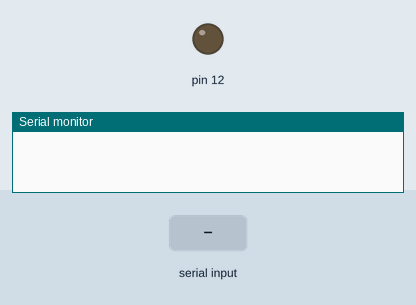
The sketch below on a simulated Arduino Uno, built with avr-gcc and run on an emulated ATmega328P. Shown: output pins drawn as LEDs (lit = HIGH), the last lines printed to the serial monitor. The inputs (shaded band) are chosen by the test bench.

Above: at 1.2 s.
1.3 s: "200\n" received over Serial
At 3.7 s:
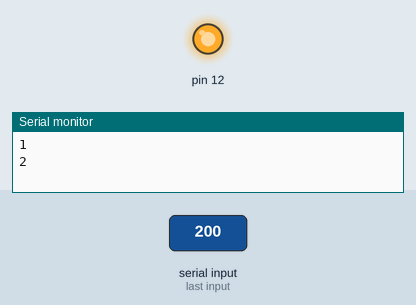
Timing chart, 0 to 5.2 s (numbered marks = the images above; inputs shaded):
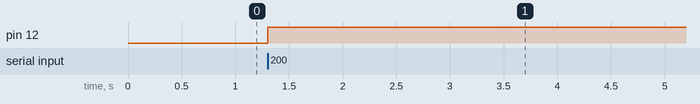

The sketch:

relay.ino
```cpp
int value = 0;
int change = 0;
void setup() {
   Serial.begin(9600);
   pinMode(12, OUTPUT);
}

void loop() {

 while (Serial.available() == 0);
    value = Serial.read() - '0';
    processChange(value);
}

void processChange(int amountChange){
    while(amountChange != change){
      digitalWrite(12, HIGH);
      delay(1000);
      change++;
      Serial.println(change);
      }
    digitalWrite(12, LOW);
    change = 0;
}
```

Measured:
- after the input at 1.3 s, pin 12: LOW → HIGH at once
